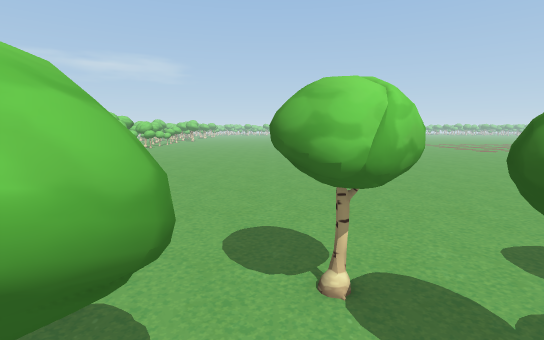
[1] (above)

24 first-person views from a walk through a 3-D level made in the Unity game engine. The camera is 1.5 m above the floor, tilts 8° down and sees 85° across. The floor is counted in squares, 1 m on a side. Each view is taken from the middle of a square. On the plan, view 1 faces up. The plan holds only what a view shows up to about 15 squares ahead; the rest is blank. The place goes on beyond the plan. Some animated figures are left out.

[2]
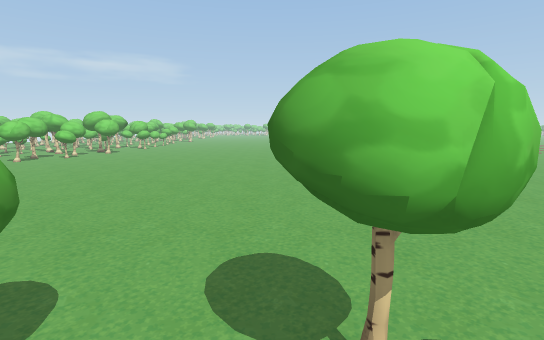

[3]
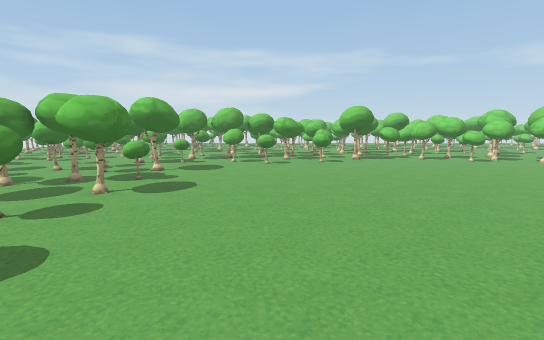

[4]
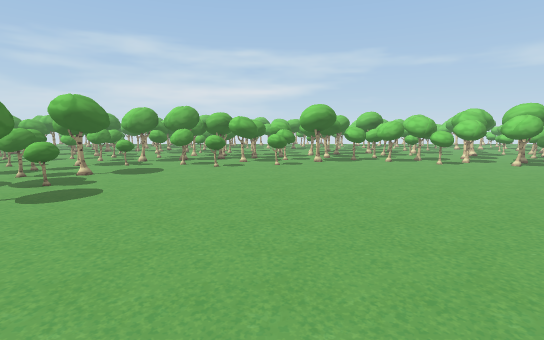

[5]
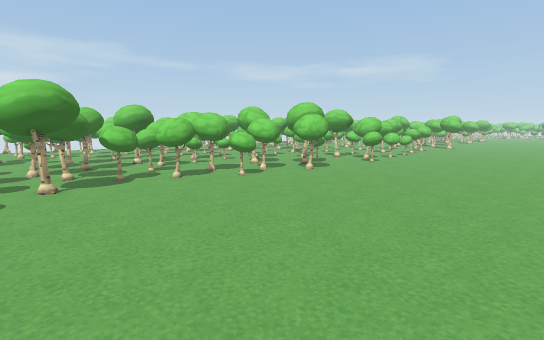

[6]
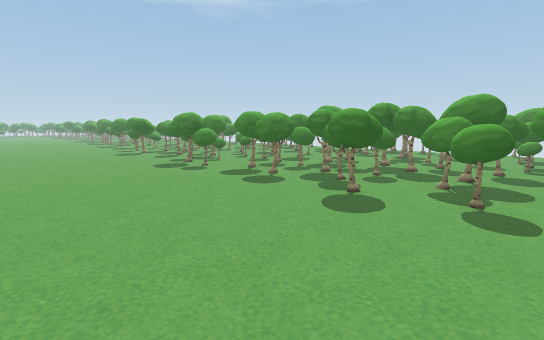

[7]
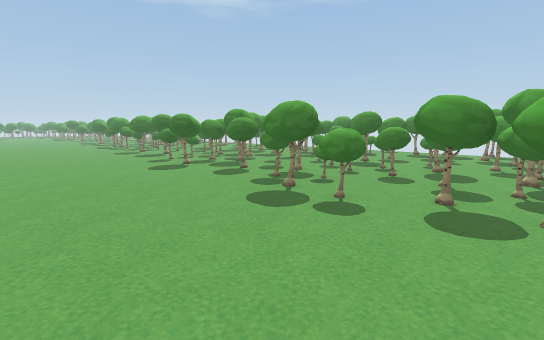

[8]
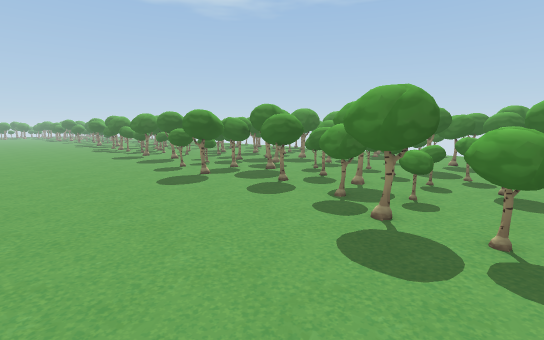

[9]
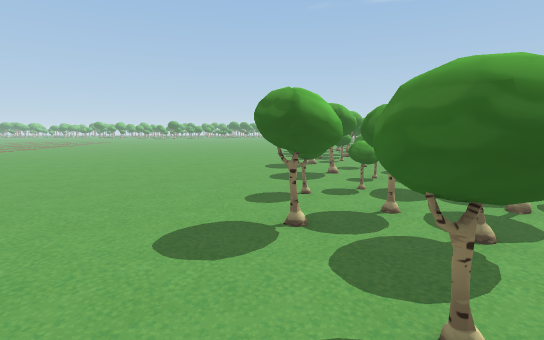

[10]
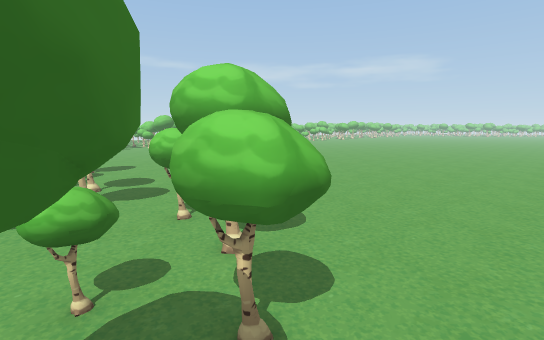

[11]
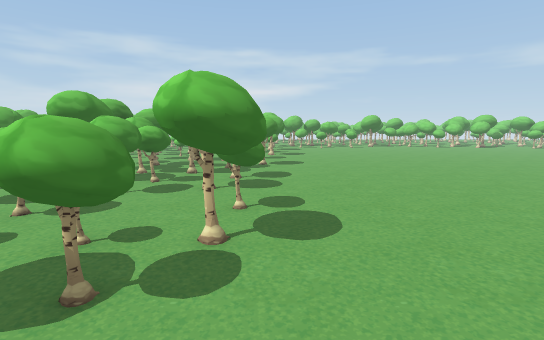

[12]
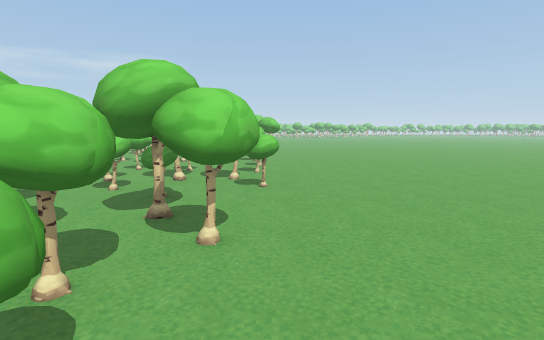

[13]
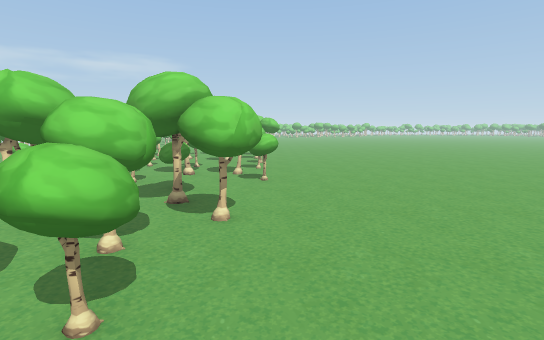

[14]
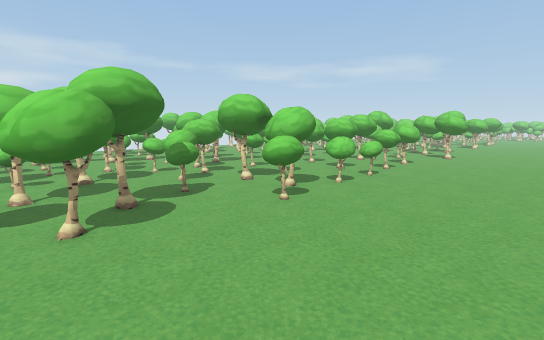

[15]
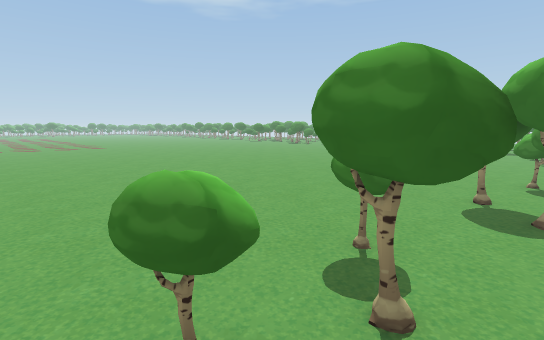

[16]
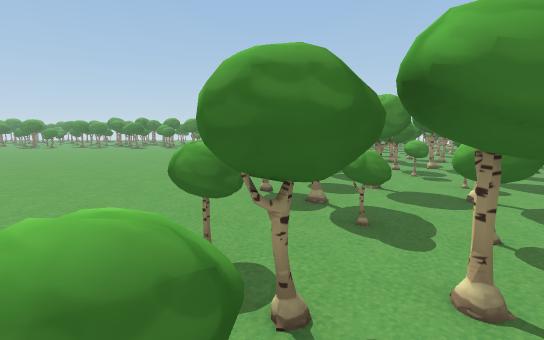

[17]
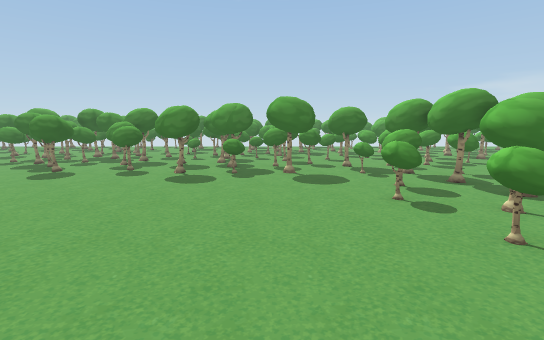

[18]
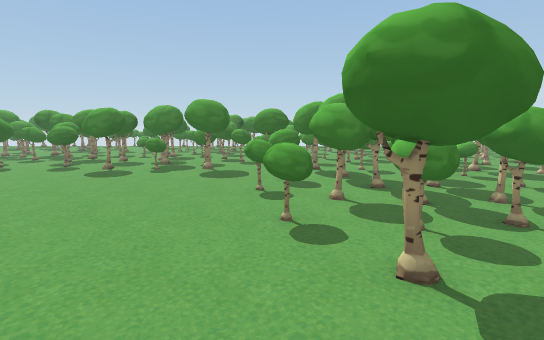

[19]
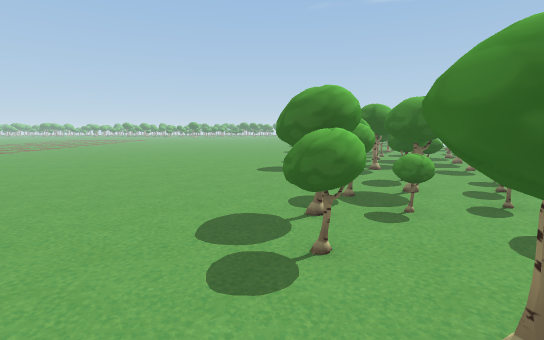

[20]
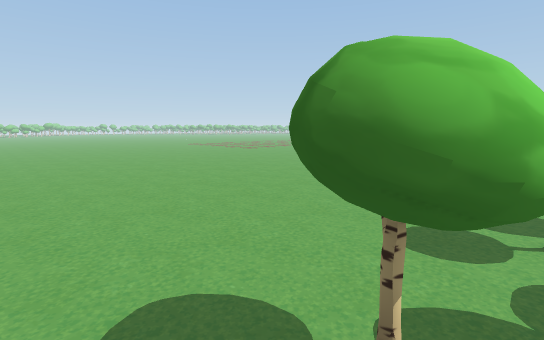

[21]
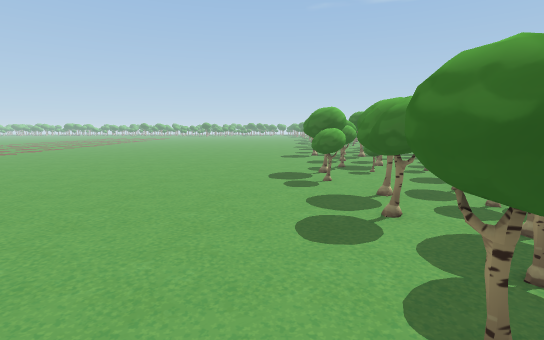

[22]
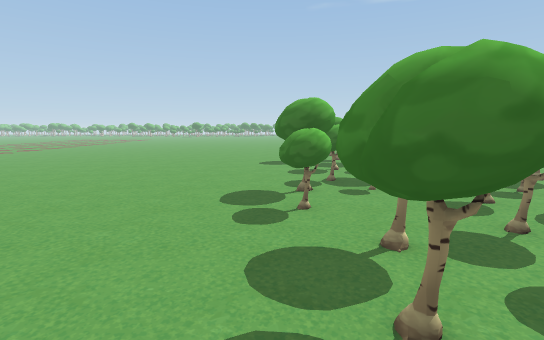

[23]
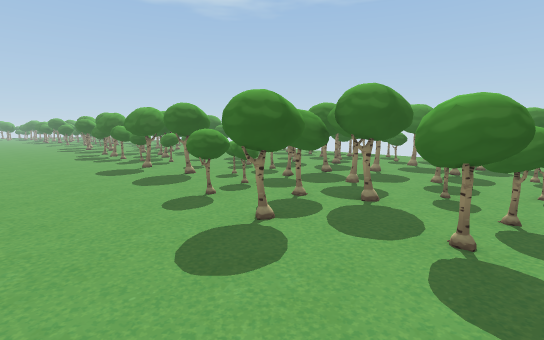

[24]
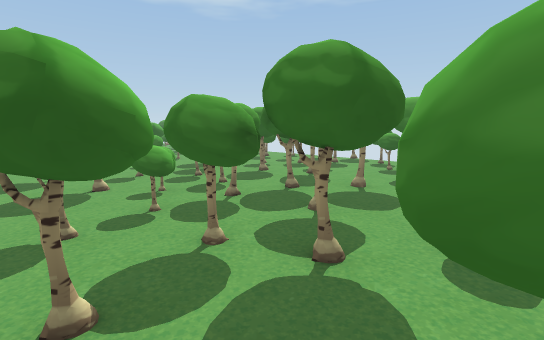

### Floor plan
Key: @ floor where view 1 was taken; # wall or solid block; x gap in a wall; . floor; = window, fence, low wall or low ledge; ^ raised ledge; T thing the floor can be seen under or through.
Columns run from 15 left of view 1 to 24 right of it. Each row starts with its distance up from view 1.
 28 ^##.##.............
 27 ....#==............
 26 x^.^..............
 25 ...x.#..................
 24 TTTTTT..................
 23    TTT^................
 22    TT.................
 21    T.................
 20     #...............
 19    ###.............      ..
 18    ###..............    ...
 17    ##................  .... ..
 16    #^^........................ ....
 15    ##..............................
 14   ###..............................
 13   #^...............................   ..
 12   ##...............................  ...
 11   ###.............................. ....
 10   #^....................................
  9   ##.^..................................
  8   ###...................................
  7    ##^..................................
  6    #.x..................................
  5    #x^..................................
  4    #....................................
  3    ##^.##^.###.##.....TTT...............
  2    ###.######^..##.TTTTTTT....##........
  1     ##x##  ####..## TT  =^^.#.##.^....##
  0       ^#     ##@^##   T.=##.#.##x^..####
 -1      ^=#      ####    #^###^^###.x.^##

Where each view was taken, in squares from view 1:
view 1: 0 up, 0 right, facing up
view 2: 1 up, 0 right, facing up
view 3: 7 up, 3 right, facing left
view 4: 9 up, 2 right, facing left
view 5: 10 up, 3 left, facing up-left
view 6: 9 up, 3 left, facing down-right
view 7: 8 up, 4 right, facing down-right
view 8: 7 up, 7 right, facing down-right
view 9: 2 up, 11 right, facing right
view 10: 0 up, 12 right, facing up-left
view 11: 3 up, 13 right, facing left
view 12: 15 up, 9 left, facing up
view 13: 14 up, 9 left, facing up
view 14: 18 up, 5 left, facing up-left
view 15: 26 up, 11 left, facing down-right
view 16: 26 up, 10 left, facing down
view 17: 13 up, 7 left, facing down
view 18: 14 up, 10 left, facing down
view 19: 3 up, 4 right, facing right
view 20: 2 up, 1 left, facing up-right
view 21: 4 up, 1 left, facing right
view 22: 3 up, 2 right, facing right
view 23: 5 up, 12 right, facing down-right
view 24: 2 up, 13 right, facing down-right
